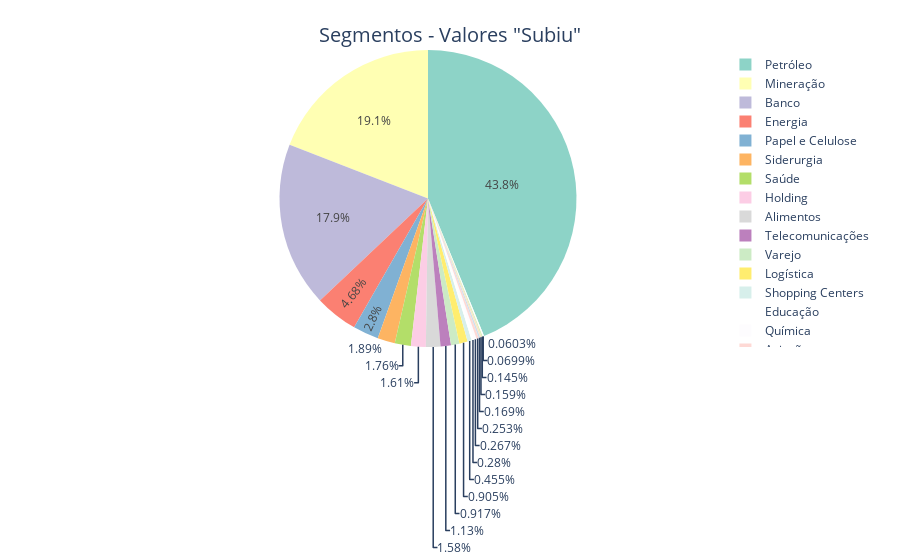

This figure's notebook cell:
### Code cell
fig = px.pie(resultado_segmentos, 
             values=subiu, 
             names=segmento, 
             title='Segmentos - Valores "Subiu"',
             color_discrete_sequence=px.colors.qualitative.Set3,  # Escolhendo uma paleta de cores
             hover_name=resultado_segmentos.index,  # Adicionando rótulos informativos
             labels='label')  # Removendo as porcentagens

# Personalizando o layout do gráfico
fig.update_layout(
    margin=dict(t=50, b=50, l=50, r=50),  # Margens
    title_font=dict(size=20),  # Tamanho do título
    title_x=0.5,  # Posição horizontal do título
    title_y=0.95,  # Posição vertical do título
    showlegend=True  # Mostrar legenda
)

# Mostrando o gráfico
fig.show()

### Figure 1 — Plotly figure (JSON) as saved in the notebook; plotly's stock layout.template omitted (floating-point values rounded to 4 significant figures)
{"data": [{"domain": {"x": [0, 1], "y": [0, 1]}, "hovertemplate": "<b>%{hovertext}</b><br><br>Segmento=%{label}<br>Subiu=%{value}<extra></extra>", "hovertext": ["Aeronáutica", "Agronegócio", "Alimentos", "Aluguel de Carros", "Automação", "Aviação", "Açúcar e Álcool", "Banco", "Bebidas", "Bolsa de Valores", "Construção", "Cosméticos", "Educação", "Energia", "Farmacêutica", "Holding", "Imobiliário", "Infraestrutura", "Logística", "Meios de Pagamento", "Mineração", "Moda", "Papel e Celulose", "Petróleo", "Química", "Saneamento", "Saúde", "Seguros", "Shopping Centers", "Siderurgia", "Tecnologia", "Telecomunicações", "Turismo", "Varejo"], "labels": ["Aeronáutica", "Agronegócio", "Alimentos", "Aluguel de Carros", "Automação", "Aviação", "Açúcar e Álcool", "Banco", "Bebidas", "Bolsa de Valores", "Construção", "Cosméticos", "Educação", "Energia", "Farmacêutica", "Holding", "Imobiliário", "Infraestrutura", "Logística", "Meios de Pagamento", "Mineração", "Moda", "Papel e Celulose", "Petróleo", "Química", "Saneamento", "Saúde", "Seguros", "Shopping Centers", "Siderurgia", "Tecnologia", "Telecomunicações", "Turismo", "Varejo"], "legendgroup": "", "name": "", "showlegend": true, "type": "pie", "values": [null, null, 407800000.0, null, null, 65450000.0, null, 4637000000.0, null, null, 37530000.0, null, 72300000.0, 1210000000.0, null, 416100000.0, 18070000.0, null, 233900000.0, 43660000.0, 4940000000.0, 41020000.0, 722900000.0, 11340000000.0, 69050000.0, null, 453900000.0, null, 117700000.0, 489900000.0, 15600000.0, 292900000.0, null, 237200000.0]}], "layout": {"legend": {"tracegroupgap": 0}, "margin": {"b": 50, "l": 50, "r": 50, "t": 50}, "piecolorway": ["rgb(141,211,199)", "rgb(255,255,179)", "rgb(190,186,218)", "rgb(251,128,114)", "rgb(128,177,211)", "rgb(253,180,98)", "rgb(179,222,105)", "rgb(252,205,229)", "rgb(217,217,217)", "rgb(188,128,189)", "rgb(204,235,197)", "rgb(255,237,111)"], "showlegend": true, "title": {"font": {"size": 20}, "text": "Segmentos - Valores \"Subiu\"", "x": 0.5, "y": 0.95}}}
